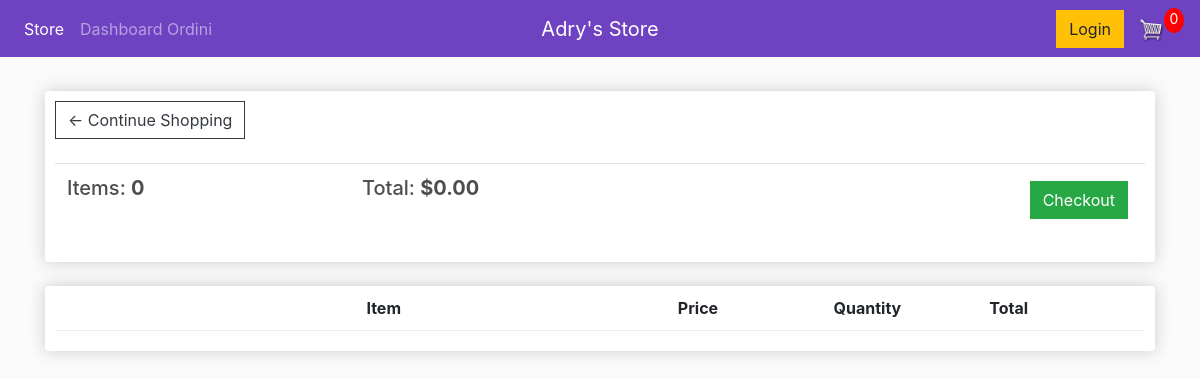
The app's page /cart/ (signed in), older data.
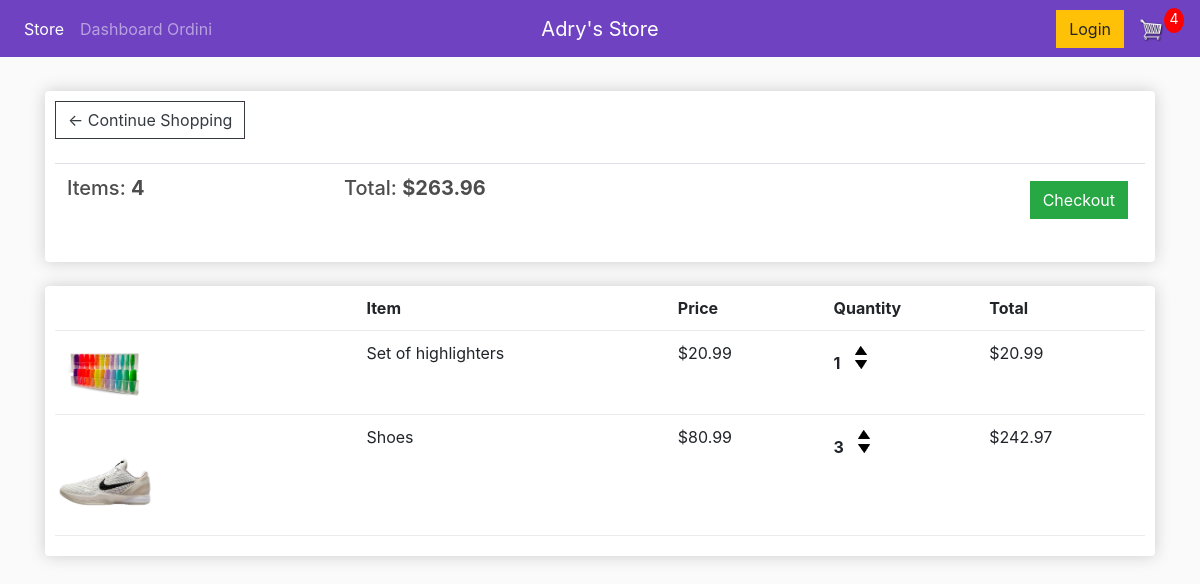
The same page, newer data.
### store/models.py (models this page shows, shortened)
class Order(models.Model):
	customer = models.ForeignKey(Customer, on_delete=models.SET_NULL, null=True, blank=True)
	date_ordered = models.DateTimeField(auto_now_add=True)
	complete = models.BooleanField(default=False)
	transaction_id = models.CharField(max_length=100, null=True)
	@property
	def get_cart_total(self):
		orderitems = self.orderitem_set.all()
		total = sum([item.get_total for item in orderitems])
		return total
	@property
	def get_cart_items(self):
		orderitems = self.orderitem_set.all()
		total = sum([item.quantity for item in orderitems])
		return total

class OrderItem(models.Model):
	product = models.ForeignKey(Product, on_delete=models.SET_NULL, null=True)
	order = models.ForeignKey(Order, on_delete=models.SET_NULL, null=True)
	quantity = models.IntegerField(default=0, null=True, blank=True)
	date_added = models.DateTimeField(auto_now_add=True)
	@property
	def get_total(self):
		total =self.product.price * self.quantity
		return total

class Product(models.Model):
	name = models.CharField(max_length=200)
	price = models.DecimalField(max_digits=7, decimal_places=2)
	digital = models.BooleanField(default=False, null=True, blank=True)
	image = models.ImageField(null=True, blank=True)
	@property
	def imageURL(self):
		try:
			url = self.image.url
		except:
			url = ''
		return url

### store/views.py (the view)
# urls.py: path('cart/', views.cart, name='cart'),
def cart(request):
    data = cartData(request)
    cartItems = data['cartItems']
    order = data['order']
    items = data['items']
    context = {'items': items, 'order': order, 'cartItems': cartItems}
    return render(request, 'store/cart.html', context)

### store/utils.py (called while the page is built)
def cartData(request):
    if request.user.is_authenticated:
        customer =request.user.customer
        order, created = Order.objects.get_or_create(customer=customer, complete=False)
        items = order.orderitem_set.all()
        cartItems = order.get_cart_items
    else:
        cookieData = cookieCart(request)
        cartItems = cookieData['cartItems']
        order = cookieData['order']
        items = cookieData['items']
    return {'cartItems': cartItems, 'order': order, 'items': items}

### store/templates/store/cart.html
{% extends 'store/main.html' %}
{% load static %}
{% block content %}
<div class="row">
  <div class="col-lg-12">
    <div class="box-element">
      <a class="btn btn-outline-dark" href="{% url 'store' %}">&#x2190; Continue Shopping</a>
      <br>
      <br>
      <table class="table">
        <tr>
          <th><h5>Items: <strong>{{order.get_cart_items}}</strong></h5></th>
          <th><h5>Total: <strong> ${{order.get_cart_total|floatformat:2}}</strong></h5></th>
          <th>
            <a style="float:right; margin: 5px;" class="btn btn-success" href="{% url 'checkout' %}">Checkout</a>
          </th>
        </tr>
      </table>
    </div>
    <br>
    <div class="box-element">
      <div class="cart-row">
        <div style="flex:2"></div>
        <div style="flex:2"><strong>Item</strong></div>
        <div style="flex:1"><strong>Price</strong></div>
        <div style="flex:1"><strong>Quantity</strong></div>
        <div style="flex:1"><strong>Total</strong></div>
      </div>
      {% for item in items %}
      <div class="cart-row">
        <div style="flex:2"><img class="row-image" src="{{item.product.imageURL}}"></div>
        <div style="flex:2">{{item.product.name}}</div>
        <div style="flex:1">${{item.product.price|floatformat:2}}</div>
        <div style="flex:1">
          <p class="quantity">{{item.quantity}}</p>
          <div class="quantity">
            <img data-product="{{item.product.id}}" data-action="add" class="chg-quantity update-cart" src="{% static 'images/arrow-up.png' %}">
            <img data-product="{{item.product.id}}" data-action="remove" class="chg-quantity update-cart" src="{% static 'images/arrow-down.png' %}">
          </div>
        </div>
        <div style="flex:1">${{item.get_total}}</div>
      </div>
      {% endfor %}
    </div>
  </div>
</div>
{% endblock content %}

Row changes from the older to the newer data that the page shows:
computed for Order: get_cart_items "0" → "4"; get_cart_total "0.00" → "263.96"
added OrderItem: product.imageURL (picture), product.name "Set of highlighters", product.price "20.99", quantity "1", get_total "20.99"
added OrderItem: product.imageURL (picture), product.name "Shoes", product.price "80.99", quantity "3", get_total "242.97"
Text that changed along with them:
{{ cartItems }}: "0" → "4"
